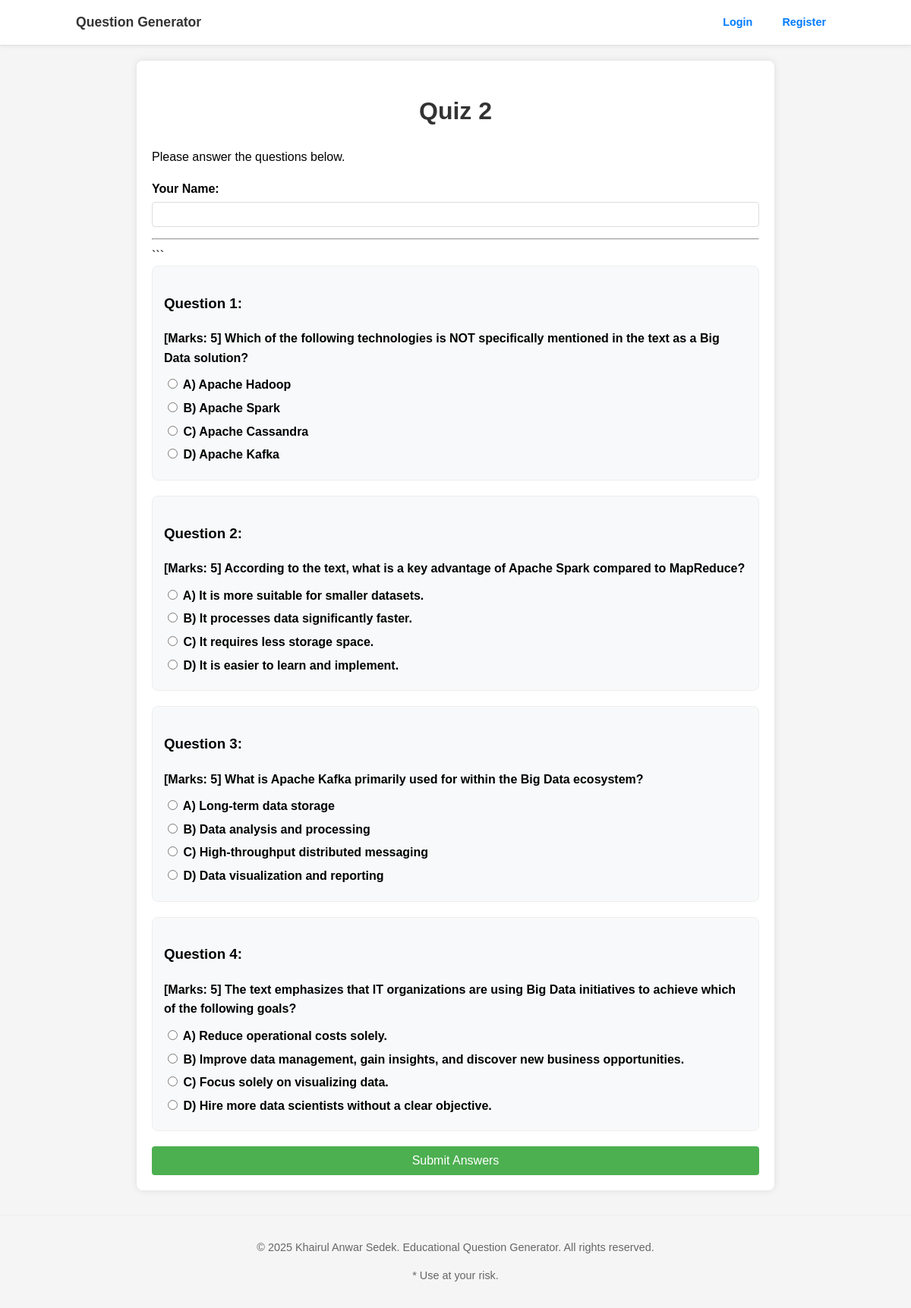
The page /quiz/38684a9d-8f24-4c7a-bdd6-c2ac61130f35/take on the database its author committed.
### app.py (models this page shows, shortened)
class Quiz(db.Model):
    id = db.Column(db.Integer, primary_key=True)
    public_id = db.Column(db.String(36), unique=True, nullable=False, default=lambda: str(uuid.uuid4()))
    title = db.Column(db.String(100))
    user_id = db.Column(db.Integer, db.ForeignKey('user.id'), nullable=False)
    analysis_text = db.Column(db.Text, nullable=True) # Ensure this line is present
    questions = db.relationship('Question', backref='quiz', cascade="all, delete-orphan")

class Question(db.Model):
    id = db.Column(db.Integer, primary_key=True)
    content = db.Column(db.Text, nullable=False)
    question_type = db.Column(db.String(20))
    bloom_level = db.Column(db.String(20))
    options = db.Column(db.Text)
    answer = db.Column(db.Text)
    quiz_id = db.Column(db.Integer, db.ForeignKey('quiz.id'))
    marks = db.Column(db.Integer, nullable=False, default=5)

### app.py (the view)
@app.route('/quiz/<public_id>/take', methods=['GET'])
def take_quiz(public_id):
    quiz = Quiz.query.filter_by(public_id=public_id).first_or_404()
    return render_template('take_quiz.html', quiz=quiz)

### templates/take_quiz.html (shortened to what this page needs)
{% extends "base.html" %}
{% block content %}
<h1>{{ quiz.title }}</h1>
<p>Please answer the questions below.</p>
<form method="POST" action="{{ url_for('submit_quiz', public_id=quiz.public_id) }}">
    <div class="form-group">
        <label for="student_name">Your Name:</label>
        <input type="text" id="student_name" name="student_name" size="30" required class="form-control">
    </div>
    <hr>
    ```
    {% for question in quiz.questions %}
    <div class="question-card">
        <h3>Question {{ loop.index }}:</h3>
        <p class="question-text">{{ question.content }}</p>
        {% if question.question_type == 'MCQ' %}
        <div class="options">
            {% for option in question.options.split('\n') %}
            {% if option %}
                <label>
                    {% set option_letter = option.split(')')[0] %}
                    <input type="radio" name="question_{{ question.id }}" value="{{ option_letter }}" required>
                    {{ option }}
                </label>
            {% endif %}
            {% endfor %}
        </div>
        {% endif %}  </div> {% endfor %}
    <button type="submit" class="btn-save">Submit Answers</button>
</form>
{% endblock %}

### static/styles.css (style rules this page uses)
body { font-family: Arial, sans-serif; line-height: 1.6; margin: 0; padding: 0; background-color: #f5f5f5; }
h1 { color: #333; text-align: center; }
.form-group { margin-bottom: 15px; }
label { display: block; margin-bottom: 5px; font-weight: bold; }
textarea, input[type="text"], input[type="number"], select { width: 100%; padding: 8px; border: 1px solid #ddd; border-radius: 4px; box-sizing: border-box; }
button { background-color: #4CAF50; color: white; padding: 10px 15px; border: none; border-radius: 4px; cursor: pointer; font-size: 16px; width: 100%; }
.question-card { background: #f8f9fa; padding: 15px; margin-bottom: 20px; border: 1px solid #eee; border-radius: 8px; }
.question-text { font-weight: bold; margin-bottom: 10px; }

### rows shown on the page
Quiz: title "Quiz 2"
Question: content "[Marks: 5] Which of the following technologies is NOT specifically mentioned in the text as a Big Data solution?", option "A) Apache Hadoop" "B) Apache Spark" "C) Apache Cassandra" "D) Apache Kafka"
Question: content "[Marks: 5] According to the text, what is a key advantage of Apache Spark compared to MapReduce?", option "A) It is more suitable for smaller datasets." "B) It processes data significantly faster." "C) It requires less storage space." "D) It is easier to learn and implement."
Question: content "[Marks: 5] What is Apache Kafka primarily used for within the Big Data ecosystem?", option "A) Long-term data storage" "B) Data analysis and processing" "C) High-throughput distributed messaging" "D) Data visualization and reporting"
Question: content "[Marks: 5] The text emphasizes that IT organizations are using Big Data initiatives to achieve which of the following goals?", option "A) Reduce operational costs solely." "B) Improve data management, gain insights, and discover new business opportunities." "C) Focus solely on visualizing data." "D) Hire more data scientists without a clear objective."
